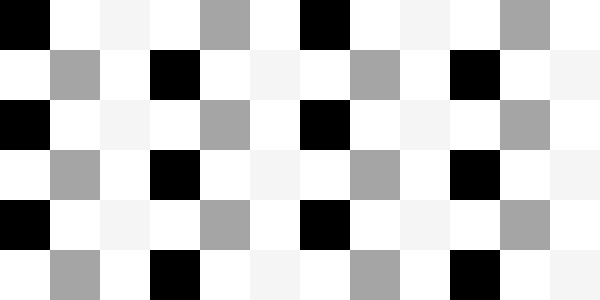
Frame 1 (no input)
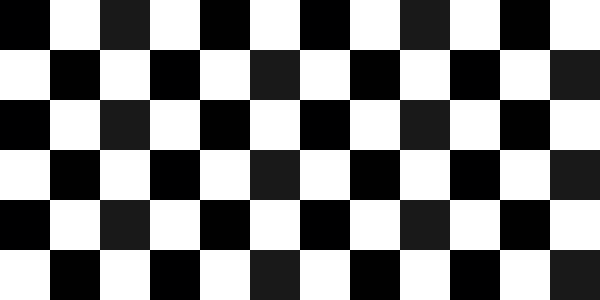
Frame 60 (the mouse pressed at the canvas centre just before this capture)
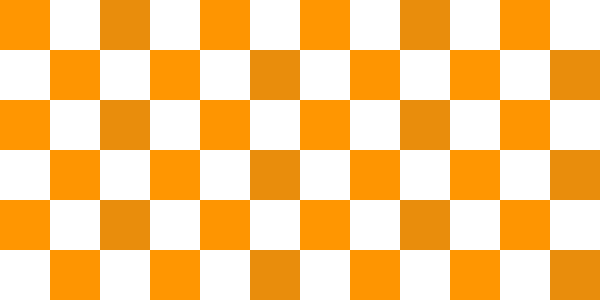
Frame 120 (the mouse held since frame 60 and released just before this capture)

The Processing sketch that drew these frames (run headless with seeded random() and noise(); from frame 60 on, the mouse is pressed at the canvas centre):

// Processing sketch: processing_11671
// ── processing_11671.pde

void setup() {
  size(600, 300);
  background(255);
}

void draw() {
  noStroke();
  fill(mouseX, mouseY, 1, 255);
  rect(0, 0, 50, 50);
  rect(0, 100, 50, 50);
  rect(0, 200, 50, 50);
 
  fill(mouseX, mouseY, 1, 90);
  rect(50, 50, 50, 50);
  rect(50, 150, 50, 50);
  rect(50, 250, 50, 50);
  
  fill(mouseX, mouseY, 1, 10);
  rect(100, 0, 50, 50);
  rect(100, 100, 50, 50);
  rect(100, 200, 50, 50);
  
  fill(mouseX, mouseY, 1, 255);
  rect(150, 50, 50, 50);
  rect(150, 150, 50, 50);
  rect(150, 250, 50, 50);
  
  fill(mouseX, mouseY, 1, 90);
  rect(200, 0, 50, 50);
  rect(200, 100, 50, 50);
  rect(200, 200, 50, 50);
  
  fill(mouseX, mouseY, 1, 10);
  rect(250, 50, 50, 50);
  rect(250, 150, 50, 50);
  rect(250, 250, 50, 50);
  
  fill(mouseX, mouseY, 1, 255);
  rect(300, 0, 50, 50);
  rect(300, 100, 50, 50);
  rect(300, 200, 50, 50);
  
  fill(mouseX, mouseY, 1, 90);
  rect(350, 50, 50, 50);
  rect(350, 150, 50, 50);
  rect(350, 250, 50, 50);
  
  fill(mouseX, mouseY, 1, 10);
  rect(400, 0, 50, 50);
  rect(400, 100, 50, 50);
  rect(400, 200, 50, 50);
  
  fill(mouseX, mouseY, 1, 255);
  rect(450, 50, 50, 50);
  rect(450, 150, 50, 50);
  rect(450, 250, 50, 50);
  
  fill(mouseX, mouseY, 1, 90);
  rect(500, 0, 50, 50);
  rect(500, 100, 50, 50);
  rect(500, 200, 50, 50);
  
  fill(mouseX, mouseY, 1, 10);
  rect(550, 50, 50, 50);
  rect(550, 150, 50, 50);
  rect(550, 250, 50, 50);
}
